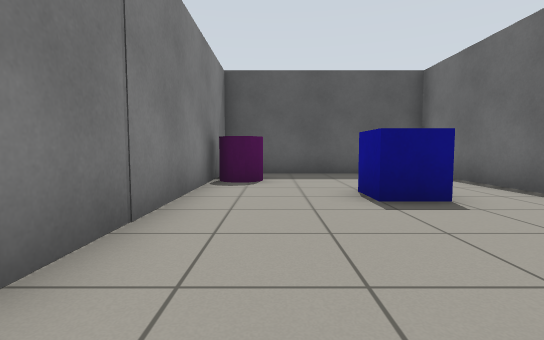
View 1 (above)

12 first-person views from a walk through a Gazebo world. The camera is 0.72 m above the floor, tilts 4° down and sees 85° across. The floor is counted in squares, 1 m on a side. Each view is taken from the middle of a square. On the plan, view 1 faces up. The plan holds only what a view shows up to about 10 squares ahead; the rest is blank.

View 2
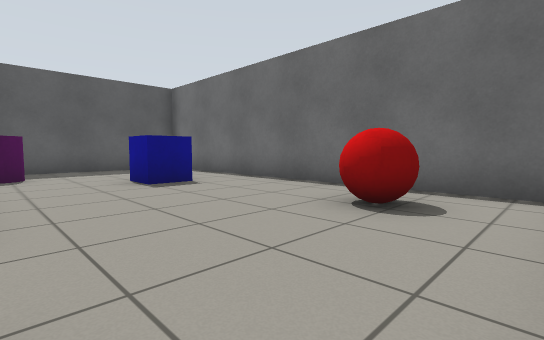

View 3
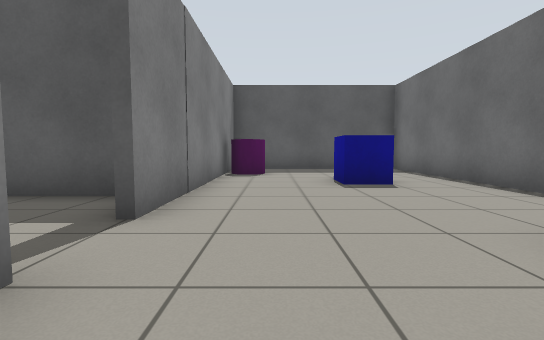

View 4
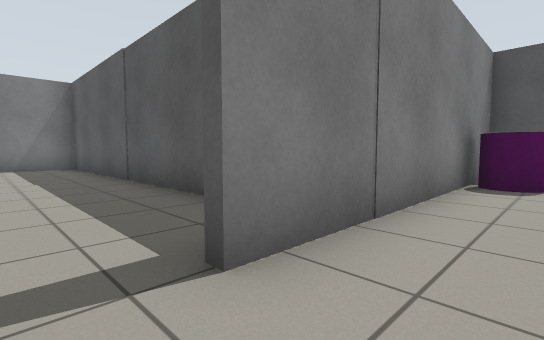

View 5
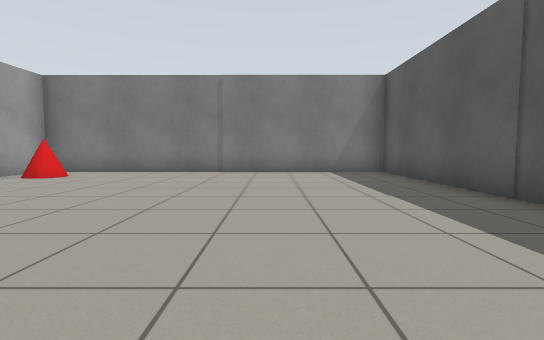

View 6
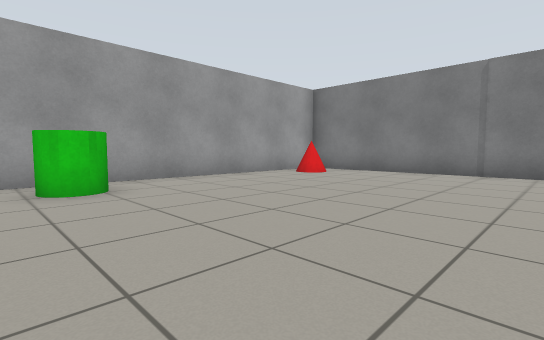

View 7
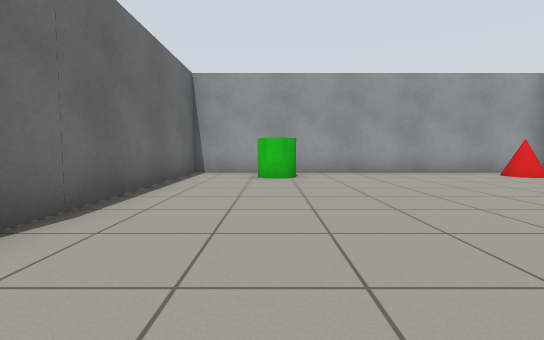

View 8
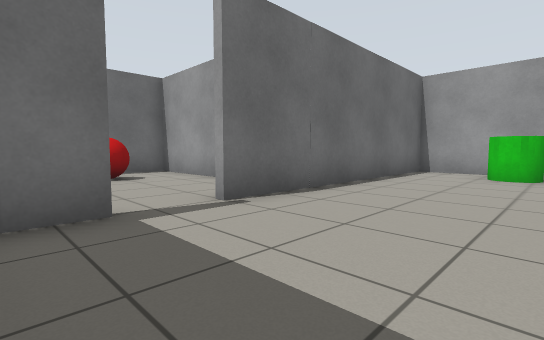

View 9
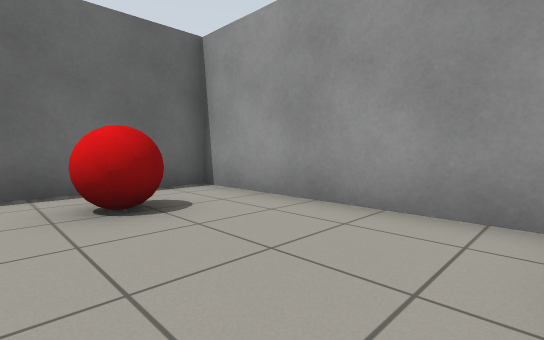

View 10
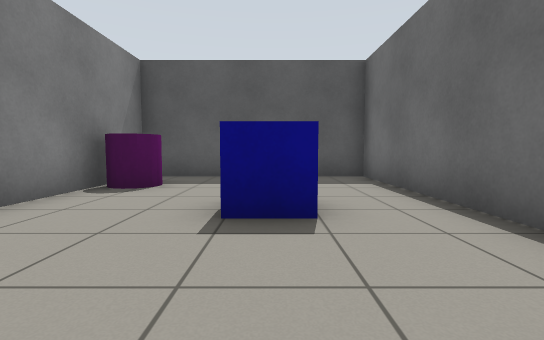

View 11
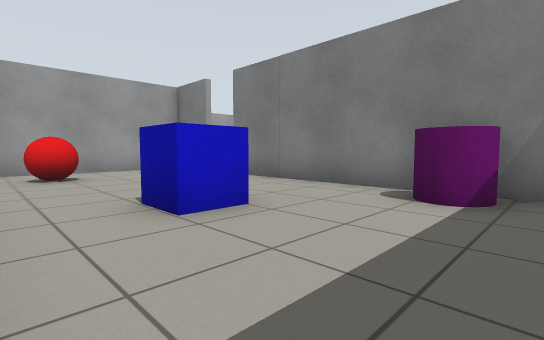

View 12
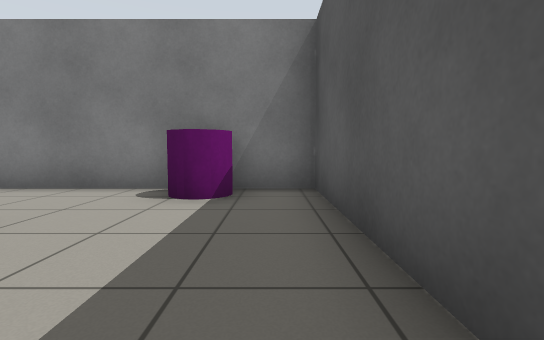

### Floor plan
Ten units are one square. View 1 is at (0, 0); x grows to the right and y downward. Boxes are objects, and circles mark ways between rooms. Rooms are numbered by the first view taken in them; rooms with no view inside come last. Other rooms are left out.
<svg viewBox="-128 -93 177 179">
<path fill="none" stroke="#000" d="M-14 4 -14 9M-9 24 44 24 44 -88 -14 -88 -14 -10M-16 -9 -16 -19M-24 -25 -123 -25 -123 81 -16 81 -16 4"/>
<rect x="-15" y="-75" width="20" height="10" fill="#bbb"><title>magenta cylinder</title></rect>
<rect x="15" y="-55" width="10" height="20" fill="#bbb"><title>blue box</title></rect>
<rect x="25" y="-5" width="10" height="10" fill="#bbb"><title>red ball</title></rect>
<rect x="-115" y="65" width="10" height="10" fill="#bbb"><title>cone</title></rect>
<rect x="-45" y="65" width="10" height="10" fill="#bbb"><title>green cylinder</title></rect>
<circle cx="-20" cy="0" r="3" fill="#2a7"/>
<text x="10" y="-30">1</text>
<text x="-70" y="30">2</text>
</svg>
Room 1 opens to room 2.

Where each view was taken, in squares from view 1:
view 1: 0 up, 0 right, facing up
view 2: 2 down, 1 left, facing up-right
view 3: 2 down, 0 right, facing up
view 4: 0 up, 0 right, facing up-left
view 5: 1 down, 3 left, facing left
view 6: 1 down, 3 left, facing down-left
view 7: 1 up, 4 left, facing down
view 8: 2 up, 5 left, facing down-right
view 9: 1 up, 1 left, facing down-right
view 10: 1 up, 2 right, facing up
view 11: 8 up, 4 right, facing down-left
view 12: 8 up, 4 right, facing left
